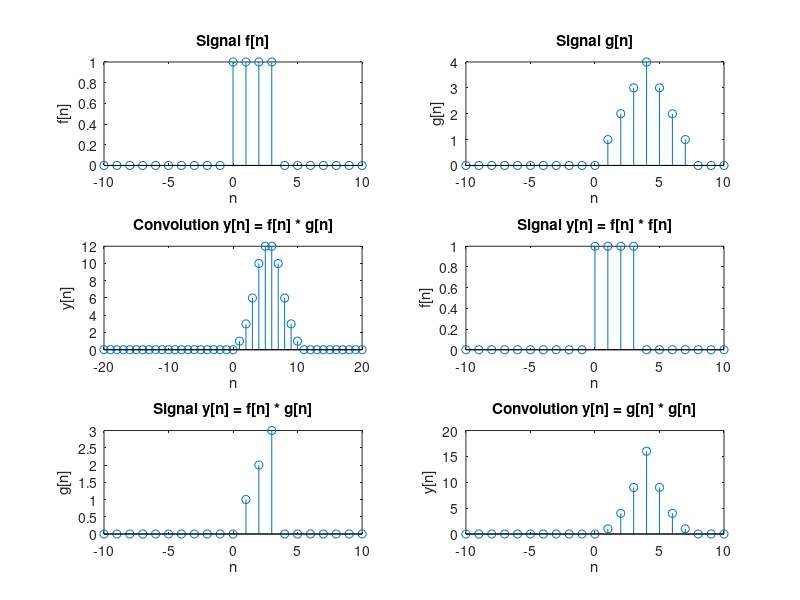

The MATLAB script that drew this image:
clc;
clear all;

n = -10:10; % Time index for signals

% Define sampled versions of f and g over n
f = @(n) (n >= 0) - (n >= 4);
g = @(n) n.*(n >= 0) - 2.*(n - 4).*(n >= 4) + (n - 8).*(n >= 8);



% Sample the signals
f_values = f(n);
g_values = g(n);

conv_funct = f_values .* f_values
conv_funct1 = f_values .* g_values
conv_funct2 = g_values .* g_values
% conv_funct3 = f_values .* g_values

% Compute the convolution of the sampled signals
y = conv(f_values, g_values);

% New time index for the convolution result
n_y = -20:20;  % The range of the convolution output is from -20 to 20

% Plot the original signals and the convolution result
figure;
subplot(3,2,1);
stem(n, f_values);
title('Signal f[n]');
xlabel('n');
ylabel('f[n]');

subplot(3,2,2);
stem(n, g_values);
title('Signal g[n]');
xlabel('n');
ylabel('g[n]');

subplot(3,2,3);
stem(n_y, y);
title('Convolution y[n] = f[n] * g[n]');
xlabel('n');
ylabel('y[n]');

% remaining functions

subplot(3,2,4);
stem(n, conv_funct);
title('Signal y[n] = f[n] * f[n]');
xlabel('n');
ylabel('f[n]');

subplot(3,2,5);
stem(n, conv_funct1);
title('Signal y[n] = f[n] * g[n]');
xlabel('n');
ylabel('g[n]');

subplot(3,2,6);
stem(n, conv_funct2);
title('Convolution y[n] = g[n] * g[n]');
xlabel('n');
ylabel('y[n]');
